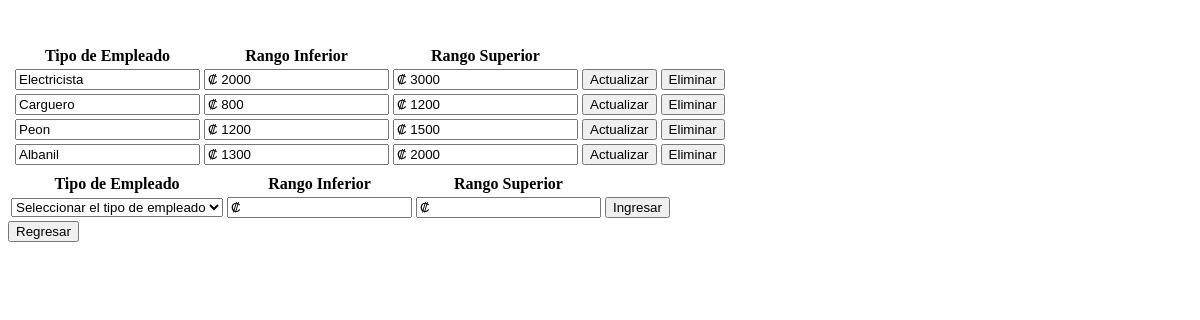
Page /view/EmpleadoTipoEmpleadoPagoRangoView.php on the earlier database version.
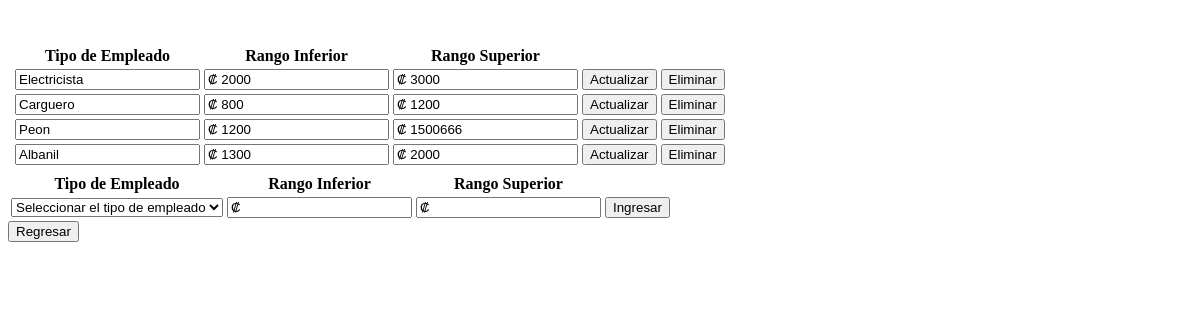
Same page on the later database version.
### tables this page shows
CREATE TABLE `tbempleadocostohorarango` (
  `tbempleadocostohorarangoid` int(11) NOT NULL,
  `tbempleadotipoid` int(11) NOT NULL,
  `tbempleadocostohorarangoinferior` decimal(10,0) NOT NULL,
  `tbempleadocostohorarangosuperior` decimal(10,0) NOT NULL
);

CREATE TABLE `tbempleadotipo` (
  `tbempleadotipoid` int(11) NOT NULL,
  `tbempleadotiponombre` text NOT NULL,
  `tbempleadotipodescripcion` text NOT NULL,
  `tbempleadotipoactivo` tinyint(4) NOT NULL,
  `tbempleadotiposalariobase` int(11) NOT NULL
);

### data/EmpleadoTipoEmpleadoPagoRangoData.php (called while the page is built, shortened)
<?php
include '../domain/EmpleadoTipoEmpleadoPagoRango.php';
class EmpleadoTipoEmpleadoPagoRangoData extends Data {
    public function getAllEmpleadoTipoEmpleadoPagoRango() {
        $conn = mysqli_connect($this->server, $this->user, $this->password, $this->db);
        $conn->set_charset('utf8');
        $querySelect = "SELECT * FROM tbempleadocostohorarango;";
        $result = mysqli_query($conn, $querySelect);
        $EmpleadoTipoEmpleadosPagoRango = [];
        while ($row = mysqli_fetch_array($result)) {
            $currentEmpleadoTipoEmpleadoPagoRango = new EmpleadoTipoEmpleadoPagoRango($row['tbempleadocostohorarangoid'], $row['tbempleadotipoid'], $row['tbempleadocostohorarangoinferior'], $row['tbempleadocostohorarangosuperior']);
            array_push($EmpleadoTipoEmpleadosPagoRango, $currentEmpleadoTipoEmpleadoPagoRango);
        }
        return $EmpleadoTipoEmpleadosPagoRango;
    }
}

### business/EmpleadoTipoEmpleadoPagoRangoBusiness.php (called while the page is built, shortened)
<?php
include '../data/EmpleadoTipoEmpleadoPagoRangoData.php';
class EmpleadoTipoEmpleadoPagoRangoBusiness {
    private $EmpleadoTipoEmpleadoPagoRangoData;
    public function EmpleadoTipoEmpleadoPagoRangoBusiness() {
        $this->EmpleadoTipoEmpleadoPagoRangoData = new EmpleadoTipoEmpleadoPagoRangoData();
    }
    public function getAllEmpleadoTipoEmpleadoPagoRango() {
        return $this->EmpleadoTipoEmpleadoPagoRangoData->getAllEmpleadoTipoEmpleadoPagoRango();
    }
}

### data/EmpleadoTipoData.php (called while the page is built, shortened)
<?php
class EmpleadoTipoData extends Data {
    public function getEmpleadoTipo($empleadoTipoId) {
        $conn = mysqli_connect($this->server, $this->user, $this->password, $this->db);
        $conn->set_charset('utf8');
        $querySelect = "SELECT * FROM tbempleadotipo WHERE tbempleadotipoid = ". $empleadoTipoId .";";
        $result = mysqli_query($conn, $querySelect);
        $tipoEmpleado = "";
        while ($row = mysqli_fetch_array($result)) {
            $tipoEmpleado = $row['tbempleadotiponombre'];
        }
        return $tipoEmpleado;
    }
}

### business/EmpleadoTipoBusiness.php (called while the page is built, shortened)
<?php
include '../data/EmpleadoTipoData.php';
class EmpleadoTipoBusiness {
    private $EmpleadoTipoData;
    public function EmpleadoTipoBusiness() {
        $this->EmpleadoTipoData = new EmpleadoTipoData();
    }
    public function getEmpleadoTipo($empleadoTipoId) {
        return $this->EmpleadoTipoData->getEmpleadoTipo($empleadoTipoId);
    }
}

### domain/EmpleadoTipoEmpleadoPagoRango.php (called while the page is built, shortened)
<?php
class EmpleadoTipoEmpleadoPagoRango {
    private $empleadoTipoId;
    private $empleadoTipoEmpleadoPagoRangoInferior;
    private $empleadoTipoEmpleadoPagoRangoSuperior;
    function EmpleadoTipoEmpleadoPagoRango($empleadoTipoEmpleadoPagoRangoId, $empleadoTipoId, $empleadoTipoEmpleadoPagoRangoInferior,$empleadoTipoEmpleadoPagoRangoSuperior) {
        $this->empleadoTipoId = $empleadoTipoId;
        $this->empleadoTipoEmpleadoPagoRangoInferior = $empleadoTipoEmpleadoPagoRangoInferior;
        $this->empleadoTipoEmpleadoPagoRangoSuperior = $empleadoTipoEmpleadoPagoRangoSuperior;
    }
    function getEmpleadoTipoId() {
        return $this->empleadoTipoId;
    }
    public function getEmpleadoTipoEmpleadoPagoRangoInferior() {
        return $this->empleadoTipoEmpleadoPagoRangoInferior;
    }
    function getEmpleadoTipoEmpleadoPagoRangoSuperior() {
        return $this->empleadoTipoEmpleadoPagoRangoSuperior;
    }
}

### view/EmpleadoTipoEmpleadoPagoRangoView.php (the view, shortened to what the changed rows need)
<!DOCTYPE html>
<html lang="en">
<head>
    <?php
    include '../business/EmpleadoTipoEmpleadoPagoRangoBusiness.php';
    include '../business/EmpleadoTipoBusiness.php';
    ?>
</head>
<body>
    <section id="form">
        <table>
            <tr>
                <th></th>
                <th>Tipo de Empleado</th>
                <th>Rango Inferior</th>
                <th>Rango Superior</th>
            </tr>
            <tbody id=buscar>
                <?php
                $EmpleadoTipoEmpleadoPagoRangoBusiness = new EmpleadoTipoEmpleadoPagoRangoBusiness();
                $EmpleadoTipoBusiness = new EmpleadoTipoBusiness();
                $allPagoRangoEmpleado = $EmpleadoTipoEmpleadoPagoRangoBusiness->getAllEmpleadoTipoEmpleadoPagoRango();
                foreach ($allPagoRangoEmpleado as $current) {
                    echo '<form method="post" enctype="multipart/form-data" action="../business/EmpleadoTipoEmpleadoPagoRangoAction.php">';
                    echo '<td><input type="text" hidden name="empleadotiporangoid" id="empleadotiporangoid" value="' . $current->getEmpleadoTipoEmpleadoPagoRangoId() . '"/></td>';
                    echo '<td><input type="text" readonly name="empleadotipoid" id="empleadotipoid" value="' . $EmpleadoTipoBusiness->getEmpleadoTipo($current->getEmpleadoTipoId()) . '"/></td>';
                    echo '<td><input type="text" data-mask  ="₡ #.##0,00" name="rangoinferior" id="rangoinferior" value="₡ ' . $current->getEmpleadoTipoEmpleadoPagoRangoInferior() . '"/></td>';
                    echo '<td><input type="text" data-mask  ="₡ #.##0,00" name="rangosuperior" id="rangosuperior" value="₡ ' . $current->getEmpleadoTipoEmpleadoPagoRangoSuperior() . '"/></td>';
                    echo '<td><input type="submit" value="Actualizar" name="actualiza" id="actualiza"/></td>';
                    echo '<td><button onclick="eliminarPagoRangoTipoEmpleado(' . $current->getEmpleadoTipoId() . ')">Eliminar</button></td>';
                    echo '</form>';
                }
                ?>
            </tbody>
            <table>
                <tr>
                    <th></th>
                </tr>
                <th>Tipo de Empleado</th>
                <th>Rango Inferior</th>
                <th>Rango Superior</th>
            </table>
        </table>
    </section>
</body>
</html>

Differences in the rows shown:
changed tbempleadocostohorarango "Peon": rangosuperior "₡ 1500" → "₡ 1500666"
